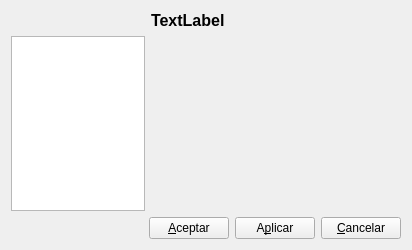
<?xml version="1.0" encoding="UTF-8"?>
<ui version="4.0">
 <class>Form</class>
 <widget class="QWidget" name="Form">
  <property name="windowModality">
   <enum>Qt::WindowModal</enum>
  </property>
  <property name="geometry">
   <rect>
    <x>0</x>
    <y>0</y>
    <width>412</width>
    <height>250</height>
   </rect>
  </property>
  <property name="windowTitle">
   <string>Form</string>
  </property>
  <layout class="QGridLayout" name="gridLayout">
   <item row="0" column="1">
    <widget class="QLabel" name="titleLabel">
     <property name="font">
      <font>
       <pointsize>12</pointsize>
       <weight>75</weight>
       <bold>true</bold>
      </font>
     </property>
     <property name="text">
      <string>TextLabel</string>
     </property>
    </widget>
   </item>
   <item row="1" column="0">
    <widget class="QListView" name="listView">
     <property name="maximumSize">
      <size>
       <width>150</width>
       <height>16777215</height>
      </size>
     </property>
     <property name="editTriggers">
      <set>QAbstractItemView::NoEditTriggers</set>
     </property>
    </widget>
   </item>
   <item row="1" column="1" colspan="2">
    <widget class="QStackedWidget" name="stackedWidget">
     <property name="minimumSize">
      <size>
       <width>250</width>
       <height>0</height>
      </size>
     </property>
    </widget>
   </item>
   <item row="2" column="0" colspan="3">
    <layout class="QHBoxLayout" name="horizontalLayout">
     <item>
      <spacer name="horizontalSpacer">
       <property name="orientation">
        <enum>Qt::Horizontal</enum>
       </property>
       <property name="sizeHint" stdset="0">
        <size>
         <width>40</width>
         <height>20</height>
        </size>
       </property>
      </spacer>
     </item>
     <item>
      <widget class="QPushButton" name="acceptPushButton">
       <property name="text">
        <string>&amp;Aceptar</string>
       </property>
      </widget>
     </item>
     <item>
      <widget class="QPushButton" name="applyPushButton">
       <property name="text">
        <string>A&amp;plicar</string>
       </property>
      </widget>
     </item>
     <item>
      <widget class="QPushButton" name="cancelPushButton">
       <property name="text">
        <string>&amp;Cancelar</string>
       </property>
      </widget>
     </item>
    </layout>
   </item>
  </layout>
 </widget>
 <resources/>
 <connections>
  <connection>
   <sender>cancelPushButton</sender>
   <signal>clicked()</signal>
   <receiver>Form</receiver>
   <slot>close()</slot>
   <hints>
    <hint type="sourcelabel">
     <x>431</x>
     <y>226</y>
    </hint>
    <hint type="destinationlabel">
     <x>70</x>
     <y>219</y>
    </hint>
   </hints>
  </connection>
 </connections>
</ui>
